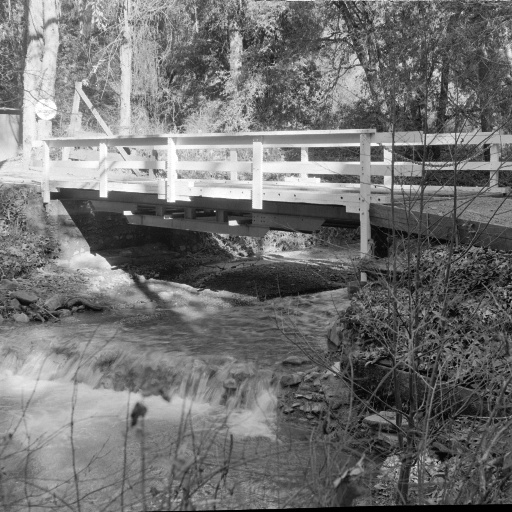
#> input picture lab_1/bridge.tif, 512 x 512 px
$ python -i processing.py   (imports and definitions only)
#> lines starting #> are read from the running program, lines starting #| are printed output that depends on the picture; long printed decimals are rounded
#> further down, picture is the input picture: shape (512, 512); min 0, max 255, mean 113.8
from cmath import phase
from math import log10, sqrt

import numpy as np
from PIL import Image
from scipy.signal import convolve2d

alpha1 = 1
CVZ = np.random.normal(0, 1, size=[256, 256])


def threshold_processing(x: float) -> int:
    """
    Processes the input value with a threshold.
    """
    return 1 if x > 0.1 else 0


# [11 lines left out: function psnr, not called in this run]


def psnr_1(c: np.ndarray, cw: np.ndarray) -> float:
    """
    Calculates the PSNR using a different formula.
    """
    return 10 * np.log10(np.power(255, 2) / np.mean(np.power((c - cw), 2)))


def auto_selection(image: Image.Image) -> tuple:
    """
    Automatically selects the best alpha value for image processing.
    """
    psnr_value = 0
    best_alpha = 0
    best_p = 0
    for alpha in range(1, 1001, 100):
        image_array = np.asarray(image)

        spectre_array = np.fft.fft2(image_array)

        get_phase = np.vectorize(phase)
        phase_array = get_phase(spectre_array)
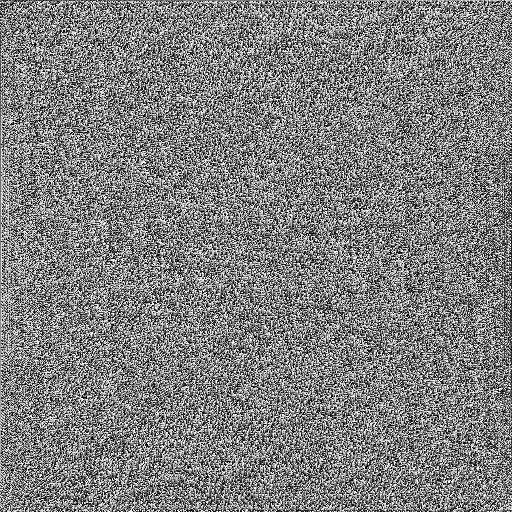
#> phase_array: shape (512, 512) float64; min -3.14, max 3.14, mean 1.2e-05; drawn with min black and max white
        abs_spectre = abs(spectre_array)
        changed_abs_spectre = abs_spectre
        changed_abs_spectre[128:384, 128:384] += alpha * CVZ
        changed_spectre = changed_abs_spectre * np.exp(phase_array * 1j)

        reverse_array = abs(np.fft.ifft2(changed_spectre))

        reverse_image = Image.fromarray(reverse_array)
        reverse_image.convert("RGB").save("img_with_cvz.png")
        new_image = Image.open("img_with_cvz.png").convert("L")
        reverse_array = np.asarray(new_image)

        save_reverse_array = reverse_array
        reverse_array = save_reverse_array.copy()
        reverse_spectre_array = np.fft.fft2(reverse_array)
        reverse_abs_spectre = abs(reverse_spectre_array /
                                  np.exp(phase_array * 1j))
        included_cvz = (reverse_abs_spectre[128:384, 128:384] -
                        abs_spectre[128:384, 128:384]) / alpha
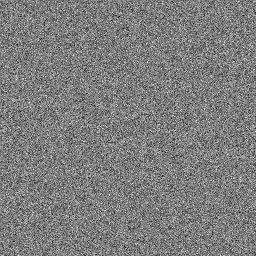
#> included_cvz: shape (256, 256) float64; min -1724.5, max 1780.3, mean 4.5; drawn with min black and max white
        flatten_cvz = CVZ.flatten()
        flatten_included_cvz = included_cvz.flatten()
        p = sum(flatten_cvz * flatten_included_cvz) / (
            ((sum(flatten_cvz ** 2)) ** (1 / 2)) *
            ((sum(flatten_included_cvz ** 2)) ** (1 / 2)))
#> p = 0.671

        included_cvz_estimation = threshold_processing(p)
#> included_cvz_estimation = 1
        if included_cvz_estimation:
            reverse_array = np.asarray(reverse_array)
            new_psnr = psnr_1(image_array, reverse_array)
#> new_psnr = 51.19
            if new_psnr > psnr_value:
                psnr_value = new_psnr
#> psnr_value = 51.19
                best_alpha = alpha
                best_p = p
#> best_p = 0.671
            print(best_p)
#| 0.671

    return best_alpha, psnr_value, best_p


# [104 lines left out: functions cut, rotation, smooth, jpeg, not called in this run]

>>> import cv2
>>> picture = cv2.imread('bridge.tif', cv2.IMREAD_GRAYSCALE)
>>> result = auto_selection(picture)
#> result = (1, 51.19, 0.671)
